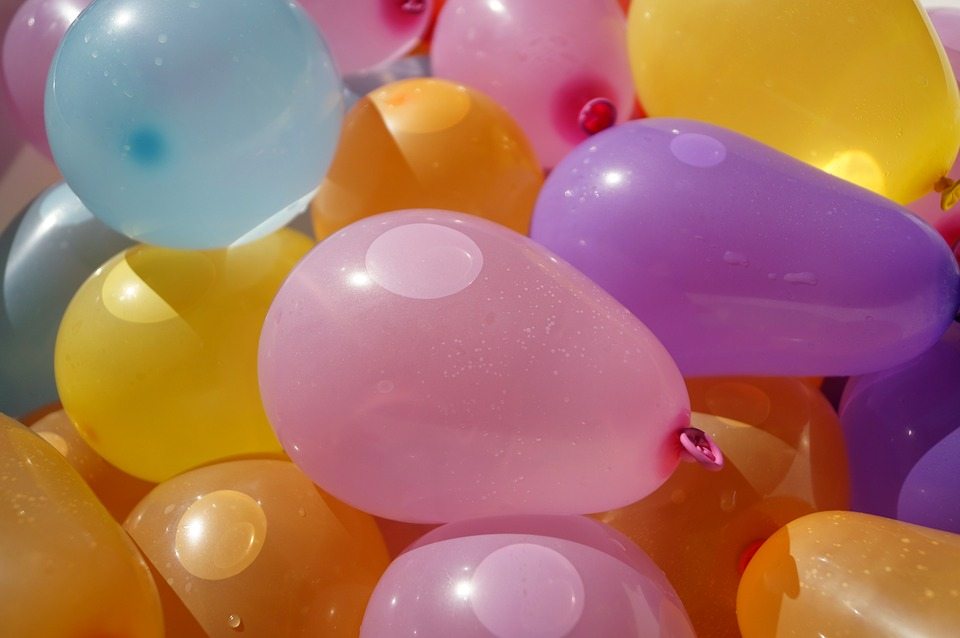
#> input picture images/water_balloons.jpg, 960 x 638 px
$ jupyter execute 'HSV Color Space.ipynb'   (shell and % lines are left out)
#> lines starting #> are read from the running program, lines starting #| are printed output that depends on the picture; after the words box and inside, x2 and y2 are one past the last pixel; in counts of white or black regions, pixels touching at a corner belong together
# HSV Color Space, Balloons

### Import resources and display image

[cell 1]
import numpy as np
import matplotlib.pyplot as plt
import cv2

[cell 2]

# Read in the image
image = cv2.imread('images/water_balloons.jpg')
#> image is the input picture: shape (638, 960, 3); mean B, G, R 99.2, 114.9, 169.3

# Make a copy of the image
image_copy = np.copy(image)

# Change color to RGB (from BGR)
image_copy = cv2.cvtColor(image_copy, cv2.COLOR_BGR2RGB)

plt.imshow(image_copy)

### Plot color channels

[cell 3]
# RGB channels
r = image_copy[:,:,0]
g = image_copy[:,:,1]
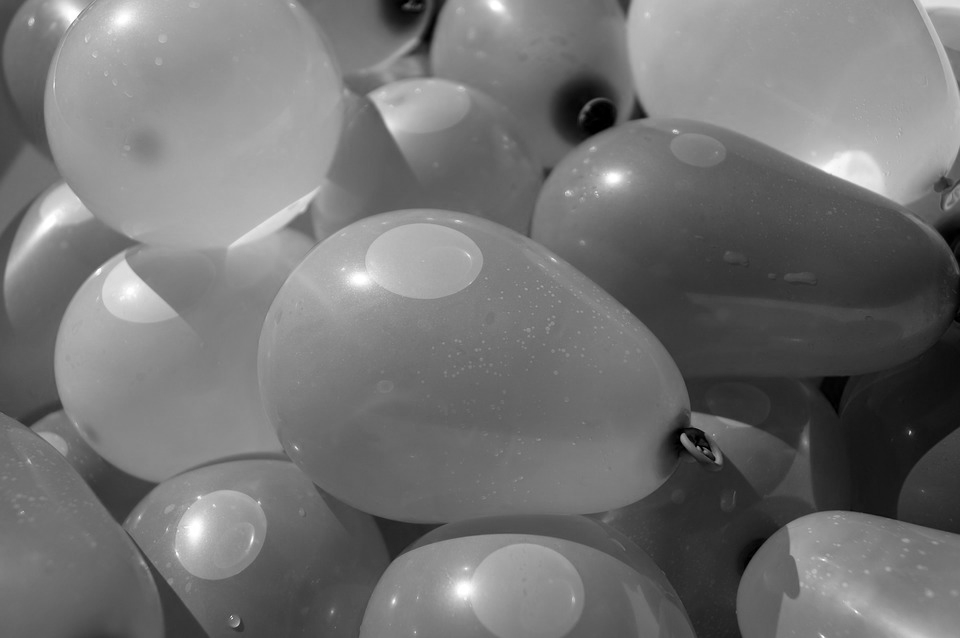
#> g: shape (638, 960); min 0, max 255, mean 114.9
b = image_copy[:,:,2]
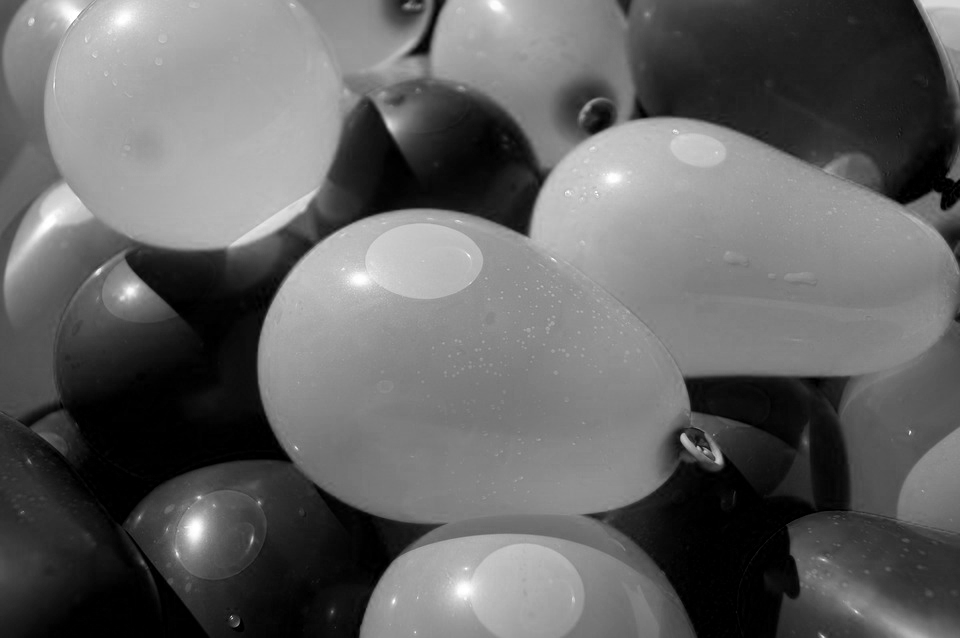
#> b: shape (638, 960); min 0, max 255, mean 99.2

f, (ax1, ax2, ax3) = plt.subplots(1, 3, figsize=(20,10))

ax1.set_title('Red')
ax1.imshow(r, cmap='gray')

ax2.set_title('Green')
ax2.imshow(g, cmap='gray')

ax3.set_title('Blue')
ax3.imshow(b, cmap='gray')
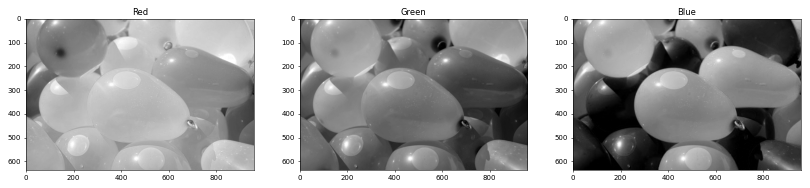
#> figure drawn by matplotlib, 3 panels

[cell 4]
# Convert from RGB to HSV
hsv = cv2.cvtColor(image_copy, cv2.COLOR_RGB2HSV)
#> hsv: shape (638, 960, 3); mean H, S, V 92.1, 143.4, 175.3

# HSV channels
h = hsv[:,:,0]
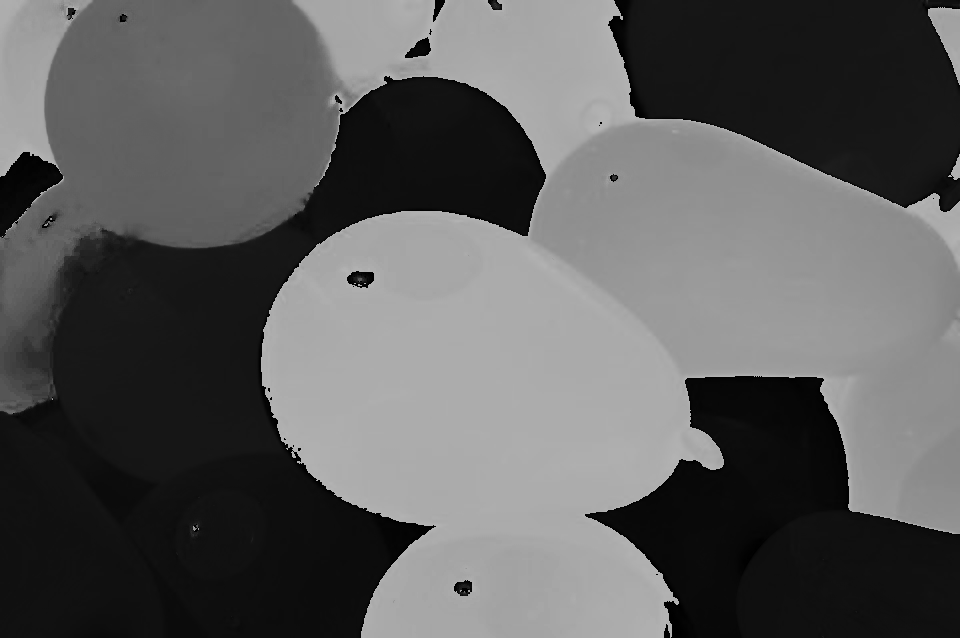
#> h: shape (638, 960); min 0, max 179, mean 92.1
s = hsv[:,:,1]
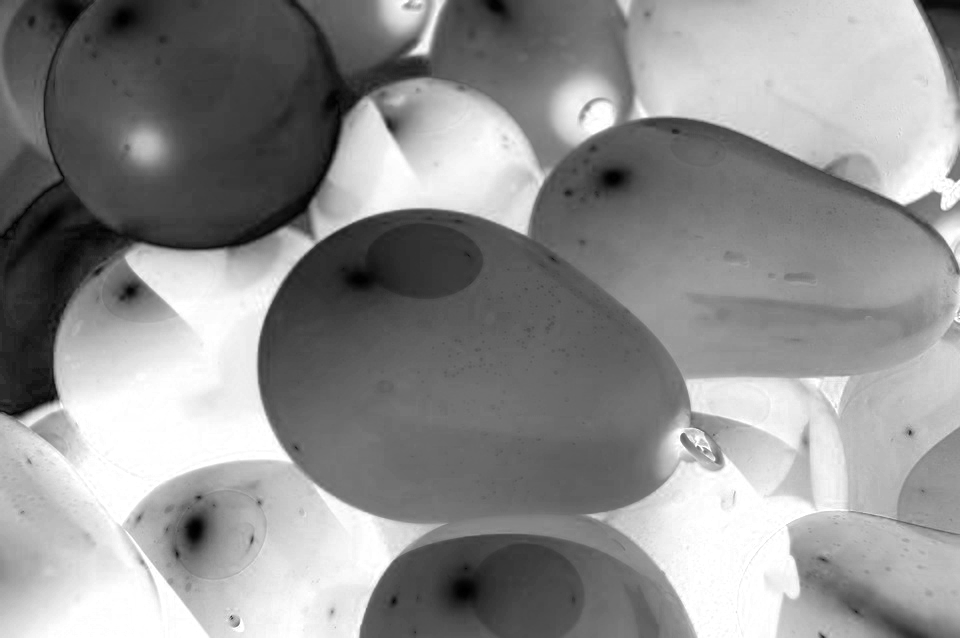
#> s: shape (638, 960); min 0, max 255, mean 143.4
v = hsv[:,:,2]
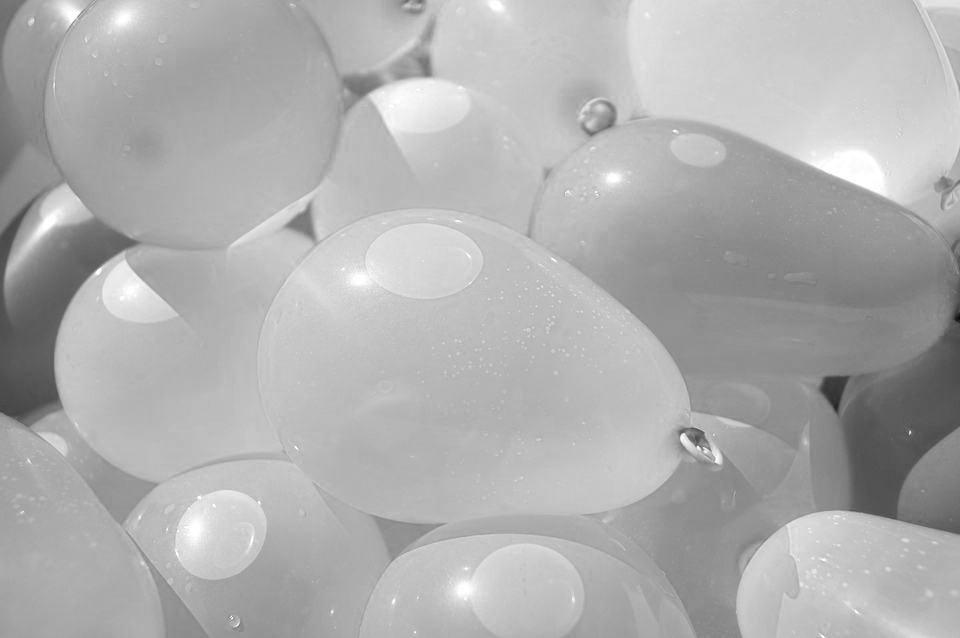
#> v: shape (638, 960); min 13, max 255, mean 175.3

f, (ax1, ax2, ax3) = plt.subplots(1, 3, figsize=(20,10))

ax1.set_title('Hue')
ax1.imshow(h, cmap='gray')

ax2.set_title('Saturation')
ax2.imshow(s, cmap='gray')

ax3.set_title('Value')
ax3.imshow(v, cmap='gray')

### Define pink and hue selection thresholds

[cell 5]
# Define our color selection criteria in HSV values
lower_hue = np.array([160,0,0])
upper_hue = np.array([180,255,255])

[cell 6]
# Define our color selection criteria in RGB values
lower_pink = np.array([180,0,100])
upper_pink = np.array([255,255,230])

### Mask the image

[cell 7]
# Define the masked area
mask = cv2.inRange(hsv, lower_hue, upper_hue)
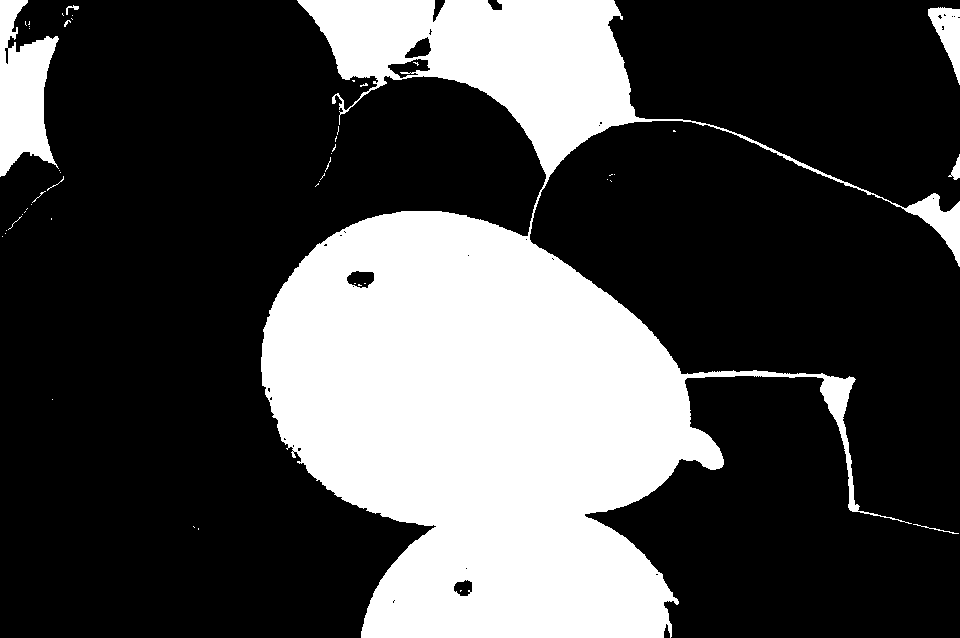
#> mask: shape (638, 960); 29.2% white; 50 white regions (41 under 20 px), largest, box (x1, y1, x2, y2) and area: (261, 0, 960, 638) 171022, (0, 0, 59, 177) 6385, (928, 7, 960, 85) 1242

# Vizualize the mask
plt.imshow(mask, cmap='gray')
plt.title('Hue selection')

[cell 8]
# Define the masked area
mask = cv2.inRange(image_copy, lower_pink, upper_pink)
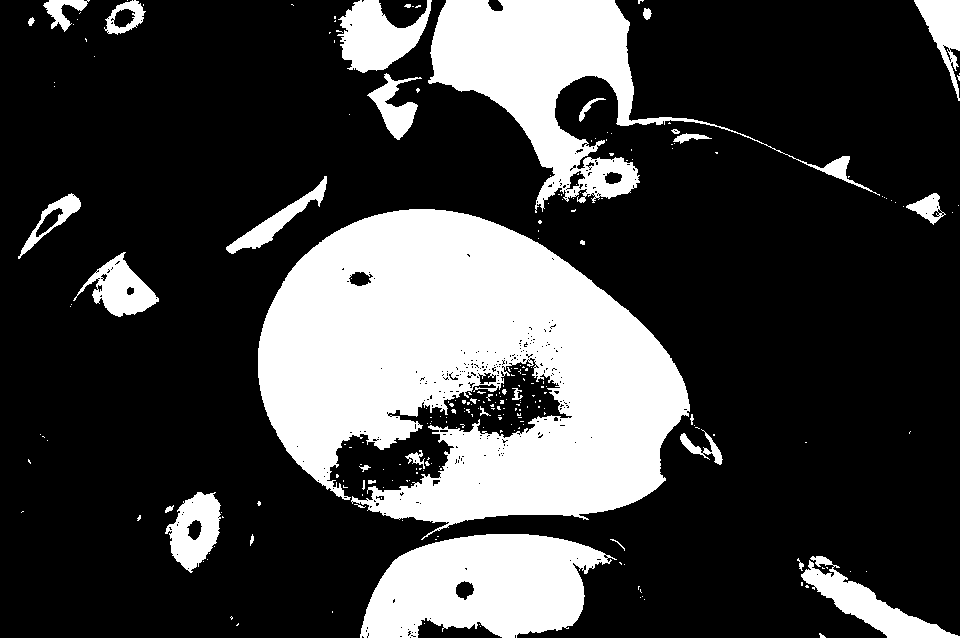
#> mask: shape (638, 960); 25.7% white; 243 white regions (206 under 20 px), largest, box (x1, y1, x2, y2) and area: (258, 209, 690, 540) 90813, (428, 0, 880, 213) 24711, (360, 534, 617, 638) 18818

# Vizualize the mask
plt.imshow(mask, cmap='gray')
plt.title('RGB selection')
